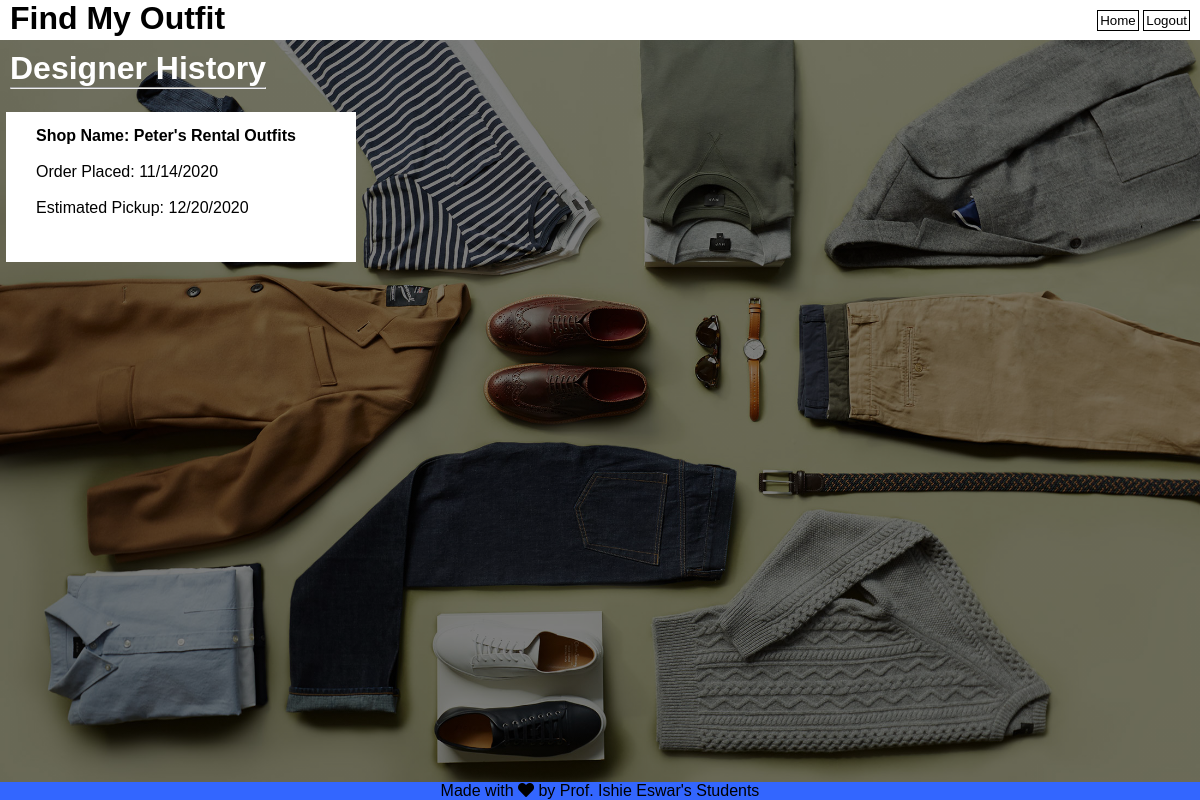
/User_Designer_History_See.php, run on the app's committed database.
### tables this page shows
CREATE TABLE `designer_history` (
  `designerorder_no` int(40) NOT NULL,
  `shop_name` text NOT NULL,
  `order_placed` varchar(10) NOT NULL,
  `pickup_date` varchar(10) NOT NULL
);

### User_Designer_History_See.php (the view, shortened to what this page needs)
<?php
     include_once 'databasec.php';
     $sql = 'SELECT shop_name, order_placed, pickup_date FROM designer_history ORDER BY designerorder_no;';
     $resul = mysqli_query($c, $sql);
     $arra = mysqli_fetch_all($resul, MYSQLI_ASSOC);
?>
<!DOCTYPE html>
<html lang="en">
<head>
    <link href = "udhs.css" rel = "stylesheet" type = "text/css">
    <link rel="stylesheet" href="https://cdnjs.cloudflare.com/ajax/libs/font-awesome/5.13.0/css/all.min.css">
</head>
<body>
    <header>
        <div class="bar2">
            <div class="name2">
                <h1>Find My Outfit</h1>
            </div>
            <form name="xyz" method="post">
                <ul>
                     <li><input type="submit" name="home" class="button" value="Home"></li>
                     <li><input type="submit" name="logoutbutton2" class="button" value="Logout"></li>
                </ul>
            </form>
        </div>
    </header>
    <div class="des">
        <h1>Designer History</h1>
        <hr>
    </div>
    <br>
    <br>
    <br>
    <br>
    <div class="cont">
        <div class="row">
            <?php foreach($arra as $designerhistory){ ?>
                        <div class="smallbox">
                            <h6>
                                Shop Name: <?php echo htmlspecialchars($designerhistory['shop_name']); ?>
                            </h6>
                            <div>
                                <br>
                                Order Placed: <?php echo htmlspecialchars($designerhistory['order_placed']); ?>
                                <br>
                                <br>
                                Estimated Pickup: <?php echo htmlspecialchars($designerhistory['pickup_date']); ?>
                            </div>
                        </div>
                        <br>
            <?php } ?>
        </div>
    </div>
    <footer id="footer" class="static-footer">
      <div class="container">
        <p>Made with <span class="fas fa-heart"></span> by Prof. Ishie Eswar's Students</p>
      </div>
    </footer>
</body>
</html>

### udhs.css (style rules this page uses)
* { margin: 0; padding: 0; font-family: Arial, Helvetica, sans-serif; }
header { width: 100%; height: 40px; display: block; background-color: white; }
.bar2 ul { float: right; list-style-type: none; margin-top: 10px; margin-right: 10px; }
.bar2 ul li { display: inline-block; }
.bar2 ul li input { text-decoration: none; color: black; background-color: white; padding: 2px; border: 1px solid black; }
.name2 { float: left; margin-left: 10px; }
body { background-image:linear-gradient(rgba(0, 0, 0, 0.5), rgba(0, 0, 0, 0.5)), url(wardrobe.jpg); height: 100vh; background-size: cover; background-position: center; }
.des { float: left; margin-left: 10px; margin-top: 10px; color: white; }
.smallbox { width: 350px; height: 150px; background: white; left: 0.5%; position: relative; box-sizing: border-box; padding: 15px 30px; }
.smallbox h6 { font-size: 16px; }
#footer { background-color: #3366FF; text-align: center; }
.static-footer { position: fixed; left: 0; bottom: 0; width: 100%; text-align: center; }

### data on the page
designer_history: shop_name "Peter's Rental Outfits", order_placed "11/14/2020", pickup_date "12/20/2020"
